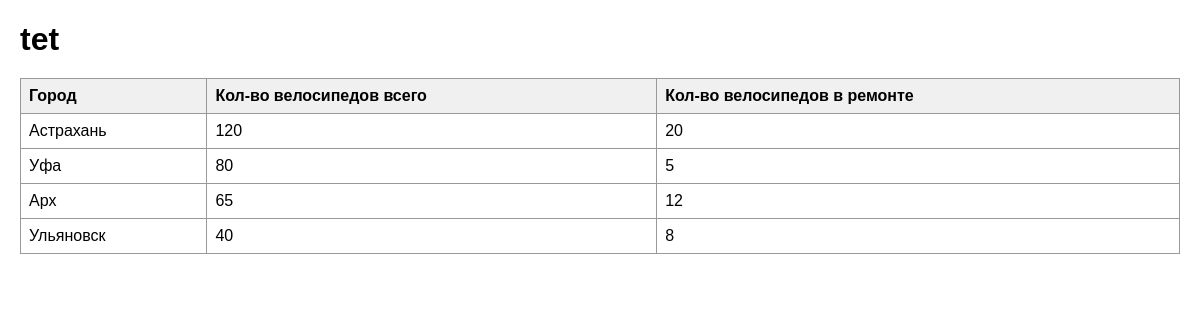
The page /view/bike2 on the database its author committed.
### tables this page shows
CREATE TABLE views (
            id INTEGER PRIMARY KEY AUTOINCREMENT,
            name TEXT NOT NULL,
            slug TEXT NOT NULL UNIQUE,
            file_name TEXT NOT NULL
        );

CREATE TABLE view_columns (
            id INTEGER PRIMARY KEY AUTOINCREMENT,
            view_id INTEGER NOT NULL,
            source_column_name TEXT NOT NULL,
            display_name TEXT NOT NULL,
            is_visible INTEGER NOT NULL DEFAULT 1,
            sort_order INTEGER NOT NULL DEFAULT 0,
            FOREIGN KEY(view_id) REFERENCES views(id)
        );

### app/main.py (the view)
@app.get("/view/{slug}", response_class=HTMLResponse)
async def public_view(request: Request, slug: str):
    view_obj = get_view_by_slug(slug)
    if not view_obj:
        raise HTTPException(status_code=404, detail="View not found")
    df = build_view_dataframe(view_obj)
    return templates.TemplateResponse(
        request=request,
        name="public_view.html",
        context={
            "view_obj": view_obj,
            "columns": df.columns.tolist(),
            "rows": df.to_dict(orient="records"),
        }
    )

### templates/public_view.html (shortened to what this page needs)
<!DOCTYPE html>
<html lang="ru">
<head>
</head>
<body>
    <h1>{{ view_obj.name }}</h1>
    <div class="table-wrap">
        <table>
            <thead>
                <tr>
                    {% for col in columns %}
                    <th>{{ col }}</th>
                    {% endfor %}
                </tr>
            </thead>
            <tbody>
                {% for row in rows %}
                <tr>
                    {% for col in columns %}
                    <td>{{ row.get(col, "") }}</td>
                    {% endfor %}
                </tr>
                {% endfor %}
            </tbody>
        </table>
    </div>
</body>
</html>

### templates/public_view.html (style rules this page uses)
body { font-family: Arial, sans-serif; margin: 20px; }
h1 { margin-bottom: 20px; }
table { border-collapse: collapse; width: 100%; }
th, td { border: 1px solid #999; padding: 8px; text-align: left; }
th { background: #f0f0f0; }
.table-wrap { max-height: 800px; overflow: auto; }

### rows shown on the page
views: name "tet"
view_columns: display_name "Город", get "Астрахань", get "Уфа", get "Арх", get "Ульяновск"
view_columns: display_name "Кол-во велосипедов всего", get "120", get "80", get "65", get "40"
view_columns: display_name "Кол-во велосипедов в ремонте", get "20", get "5", get "12", get "8"
